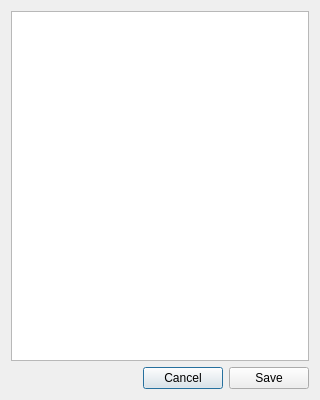
<?xml version="1.0" encoding="UTF-8"?>
<ui version="4.0">
 <class>SaveDialog</class>
 <widget class="QDialog" name="SaveDialog">
  <property name="geometry">
   <rect>
    <x>0</x>
    <y>0</y>
    <width>320</width>
    <height>400</height>
   </rect>
  </property>
  <property name="windowTitle">
   <string>File Manager</string>
  </property>
  <layout class="QGridLayout" name="gridLayout">
   <item row="0" column="0">
    <widget class="QTreeView" name="treeView"/>
   </item>
   <item row="1" column="0">
    <layout class="QHBoxLayout" name="horizontalLayout">
     <item>
      <spacer name="horizontalSpacer">
       <property name="orientation">
        <enum>Qt::Horizontal</enum>
       </property>
       <property name="sizeHint" stdset="0">
        <size>
         <width>40</width>
         <height>20</height>
        </size>
       </property>
      </spacer>
     </item>
     <item>
      <widget class="QPushButton" name="cancelButton">
       <property name="text">
        <string>Cancel</string>
       </property>
      </widget>
     </item>
     <item>
      <widget class="QPushButton" name="saveButton">
       <property name="text">
        <string>Save</string>
       </property>
      </widget>
     </item>
    </layout>
   </item>
  </layout>
 </widget>
 <resources/>
 <connections>
  <connection>
   <sender>cancelButton</sender>
   <signal>clicked()</signal>
   <receiver>SaveDialog</receiver>
   <slot>reject()</slot>
   <hints>
    <hint type="sourcelabel">
     <x>49</x>
     <y>305</y>
    </hint>
    <hint type="destinationlabel">
     <x>20</x>
     <y>302</y>
    </hint>
   </hints>
  </connection>
  <connection>
   <sender>saveButton</sender>
   <signal>clicked()</signal>
   <receiver>SaveDialog</receiver>
   <slot>accept()</slot>
   <hints>
    <hint type="sourcelabel">
     <x>176</x>
     <y>299</y>
    </hint>
    <hint type="destinationlabel">
     <x>228</x>
     <y>305</y>
    </hint>
   </hints>
  </connection>
 </connections>
</ui>
